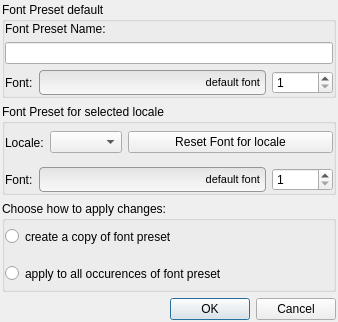
<?xml version="1.0" encoding="UTF-8"?>
<ui version="4.0">
 <class>EditFontDialog</class>
 <widget class="QDialog" name="EditFontDialog">
  <property name="geometry">
   <rect>
    <x>0</x>
    <y>0</y>
    <width>338</width>
    <height>322</height>
   </rect>
  </property>
  <property name="windowTitle">
   <string>Edit Font</string>
  </property>
  <layout class="QVBoxLayout" name="verticalLayout_2">
   <property name="margin">
    <number>2</number>
   </property>
   <item>
    <widget class="QGroupBox" name="fontPresetGroupBox">
     <property name="title">
      <string>Font Preset default</string>
     </property>
     <layout class="QVBoxLayout" name="verticalLayout_3">
      <property name="margin">
       <number>0</number>
      </property>
      <item>
       <widget class="QWidget" name="fontPresetWidget" native="true">
        <layout class="QVBoxLayout" name="verticalLayout_4">
         <property name="margin">
          <number>0</number>
         </property>
         <item>
          <widget class="QLabel" name="fontPresetNameLabel">
           <property name="text">
            <string>Font Preset Name:</string>
           </property>
          </widget>
         </item>
         <item>
          <widget class="QLineEdit" name="fontPresetNameLlineEdit"/>
         </item>
        </layout>
       </widget>
      </item>
      <item>
       <widget class="QWidget" name="fontWidget" native="true">
        <property name="sizePolicy">
         <sizepolicy hsizetype="Preferred" vsizetype="Maximum">
          <horstretch>0</horstretch>
          <verstretch>0</verstretch>
         </sizepolicy>
        </property>
        <layout class="QHBoxLayout" name="horizontalLayout">
         <property name="margin">
          <number>0</number>
         </property>
         <item>
          <widget class="QLabel" name="fontNameLabel">
           <property name="sizePolicy">
            <sizepolicy hsizetype="Maximum" vsizetype="Preferred">
             <horstretch>0</horstretch>
             <verstretch>0</verstretch>
            </sizepolicy>
           </property>
           <property name="text">
            <string>Font:</string>
           </property>
          </widget>
         </item>
         <item>
          <widget class="QPushButton" name="fontSelectButton">
           <property name="styleSheet">
            <string notr="true">QPushButton {text-align:right; font-size: 11px; border-style: outset; border: 1px solid #969696; padding: 5px; border-radius: 4px; background-color: qlineargradient(x1: 0, y1: 0, x2: 0, y2: 1, stop: 0 #e3e3e3, stop: 1 #f9f9f9);} 
QPushButton:pressed {background-color: qlineargradient(x1: 0, y1: 0, x2: 0, y2: 1, stop: 0 #7e7e7e, stop: 1 #f9f9f9); }</string>
           </property>
           <property name="text">
            <string>default font</string>
           </property>
          </widget>
         </item>
         <item>
          <widget class="QSpinBox" name="fontSizeSpinBox">
           <property name="sizePolicy">
            <sizepolicy hsizetype="Maximum" vsizetype="Fixed">
             <horstretch>0</horstretch>
             <verstretch>0</verstretch>
            </sizepolicy>
           </property>
           <property name="minimum">
            <number>1</number>
           </property>
           <property name="maximum">
            <number>10000</number>
           </property>
          </widget>
         </item>
        </layout>
       </widget>
      </item>
     </layout>
    </widget>
   </item>
   <item>
    <widget class="QGroupBox" name="localizedFontPresetGroupBox">
     <property name="sizePolicy">
      <sizepolicy hsizetype="Preferred" vsizetype="Preferred">
       <horstretch>0</horstretch>
       <verstretch>0</verstretch>
      </sizepolicy>
     </property>
     <property name="title">
      <string>Font Preset for selected locale</string>
     </property>
     <layout class="QVBoxLayout" name="verticalLayout_5">
      <property name="margin">
       <number>0</number>
      </property>
      <item>
       <widget class="QWidget" name="selectLocaleWidget" native="true">
        <layout class="QHBoxLayout" name="horizontalLayout_2">
         <property name="margin">
          <number>0</number>
         </property>
         <item>
          <widget class="QLabel" name="selectLocaleLabel">
           <property name="sizePolicy">
            <sizepolicy hsizetype="Maximum" vsizetype="Preferred">
             <horstretch>0</horstretch>
             <verstretch>0</verstretch>
            </sizepolicy>
           </property>
           <property name="text">
            <string>Locale:</string>
           </property>
          </widget>
         </item>
         <item>
          <widget class="QComboBox" name="selectLocaleComboBox">
           <property name="sizePolicy">
            <sizepolicy hsizetype="Maximum" vsizetype="Fixed">
             <horstretch>0</horstretch>
             <verstretch>0</verstretch>
            </sizepolicy>
           </property>
          </widget>
         </item>
         <item>
          <widget class="QPushButton" name="resetFontForLocalePushButton">
           <property name="text">
            <string>Reset Font for locale</string>
           </property>
          </widget>
         </item>
        </layout>
       </widget>
      </item>
      <item>
       <widget class="QWidget" name="localizedFontWidget" native="true">
        <property name="sizePolicy">
         <sizepolicy hsizetype="Preferred" vsizetype="Maximum">
          <horstretch>0</horstretch>
          <verstretch>0</verstretch>
         </sizepolicy>
        </property>
        <layout class="QHBoxLayout" name="horizontalLayout_3">
         <property name="margin">
          <number>0</number>
         </property>
         <item>
          <widget class="QLabel" name="localizedFontNameLabel">
           <property name="sizePolicy">
            <sizepolicy hsizetype="Maximum" vsizetype="Preferred">
             <horstretch>0</horstretch>
             <verstretch>0</verstretch>
            </sizepolicy>
           </property>
           <property name="text">
            <string>Font:</string>
           </property>
          </widget>
         </item>
         <item>
          <widget class="QPushButton" name="localizedFontSelectButton">
           <property name="styleSheet">
            <string notr="true">QPushButton {text-align:right; font-size: 11px; border-style: outset; border: 1px solid #969696; padding: 5px; border-radius: 4px; background-color: qlineargradient(x1: 0, y1: 0, x2: 0, y2: 1, stop: 0 #e3e3e3, stop: 1 #f9f9f9);} 
QPushButton:pressed {background-color: qlineargradient(x1: 0, y1: 0, x2: 0, y2: 1, stop: 0 #7e7e7e, stop: 1 #f9f9f9); }</string>
           </property>
           <property name="text">
            <string>default font</string>
           </property>
          </widget>
         </item>
         <item>
          <widget class="QSpinBox" name="localizedFontSizeSpinBox">
           <property name="sizePolicy">
            <sizepolicy hsizetype="Maximum" vsizetype="Fixed">
             <horstretch>0</horstretch>
             <verstretch>0</verstretch>
            </sizepolicy>
           </property>
           <property name="minimum">
            <number>1</number>
           </property>
           <property name="maximum">
            <number>10000</number>
           </property>
          </widget>
         </item>
        </layout>
       </widget>
      </item>
     </layout>
    </widget>
   </item>
   <item>
    <widget class="QGroupBox" name="saveOptionsGroupBox">
     <property name="title">
      <string>Choose how to apply changes:</string>
     </property>
     <layout class="QVBoxLayout" name="verticalLayout_6">
      <property name="margin">
       <number>0</number>
      </property>
      <item>
       <widget class="QRadioButton" name="createNewRadioButton">
        <property name="sizePolicy">
         <sizepolicy hsizetype="Minimum" vsizetype="Preferred">
          <horstretch>0</horstretch>
          <verstretch>0</verstretch>
         </sizepolicy>
        </property>
        <property name="text">
         <string>create a copy of font preset</string>
        </property>
       </widget>
      </item>
      <item>
       <widget class="QRadioButton" name="applyToAllRadioButton">
        <property name="sizePolicy">
         <sizepolicy hsizetype="Minimum" vsizetype="Preferred">
          <horstretch>0</horstretch>
          <verstretch>0</verstretch>
         </sizepolicy>
        </property>
        <property name="text">
         <string>apply to all occurences of font preset</string>
        </property>
       </widget>
      </item>
     </layout>
    </widget>
   </item>
   <item>
    <widget class="QDialogButtonBox" name="buttonBox">
     <property name="sizePolicy">
      <sizepolicy hsizetype="Expanding" vsizetype="Maximum">
       <horstretch>0</horstretch>
       <verstretch>0</verstretch>
      </sizepolicy>
     </property>
     <property name="orientation">
      <enum>Qt::Horizontal</enum>
     </property>
     <property name="standardButtons">
      <set>QDialogButtonBox::Cancel|QDialogButtonBox::Ok</set>
     </property>
    </widget>
   </item>
  </layout>
 </widget>
 <tabstops>
  <tabstop>fontSizeSpinBox</tabstop>
  <tabstop>buttonBox</tabstop>
 </tabstops>
 <resources/>
 <connections>
  <connection>
   <sender>buttonBox</sender>
   <signal>accepted()</signal>
   <receiver>EditFontDialog</receiver>
   <slot>accept()</slot>
   <hints>
    <hint type="sourcelabel">
     <x>240</x>
     <y>117</y>
    </hint>
    <hint type="destinationlabel">
     <x>157</x>
     <y>81</y>
    </hint>
   </hints>
  </connection>
  <connection>
   <sender>buttonBox</sender>
   <signal>rejected()</signal>
   <receiver>EditFontDialog</receiver>
   <slot>reject()</slot>
   <hints>
    <hint type="sourcelabel">
     <x>240</x>
     <y>117</y>
    </hint>
    <hint type="destinationlabel">
     <x>250</x>
     <y>81</y>
    </hint>
   </hints>
  </connection>
 </connections>
</ui>
